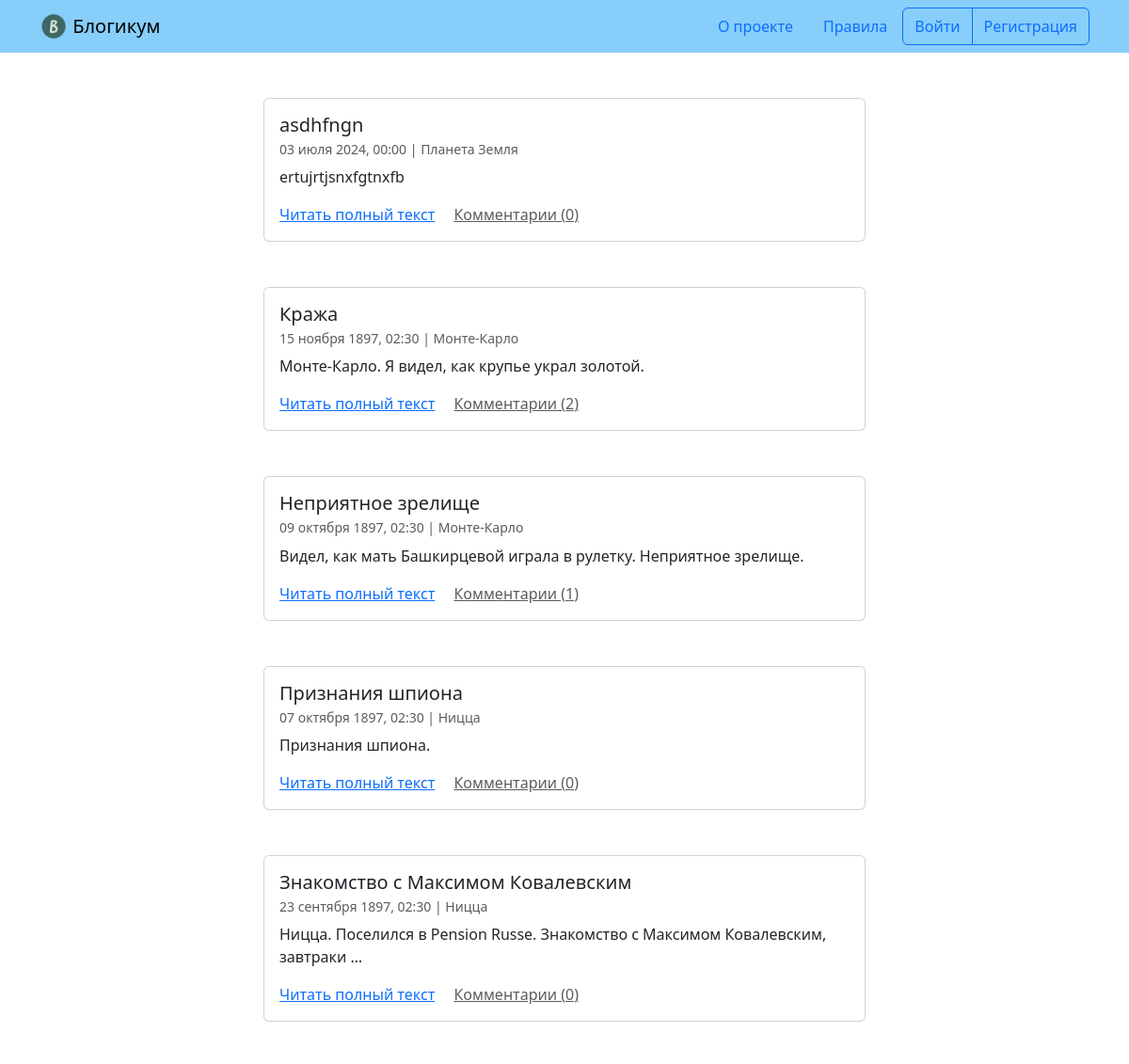
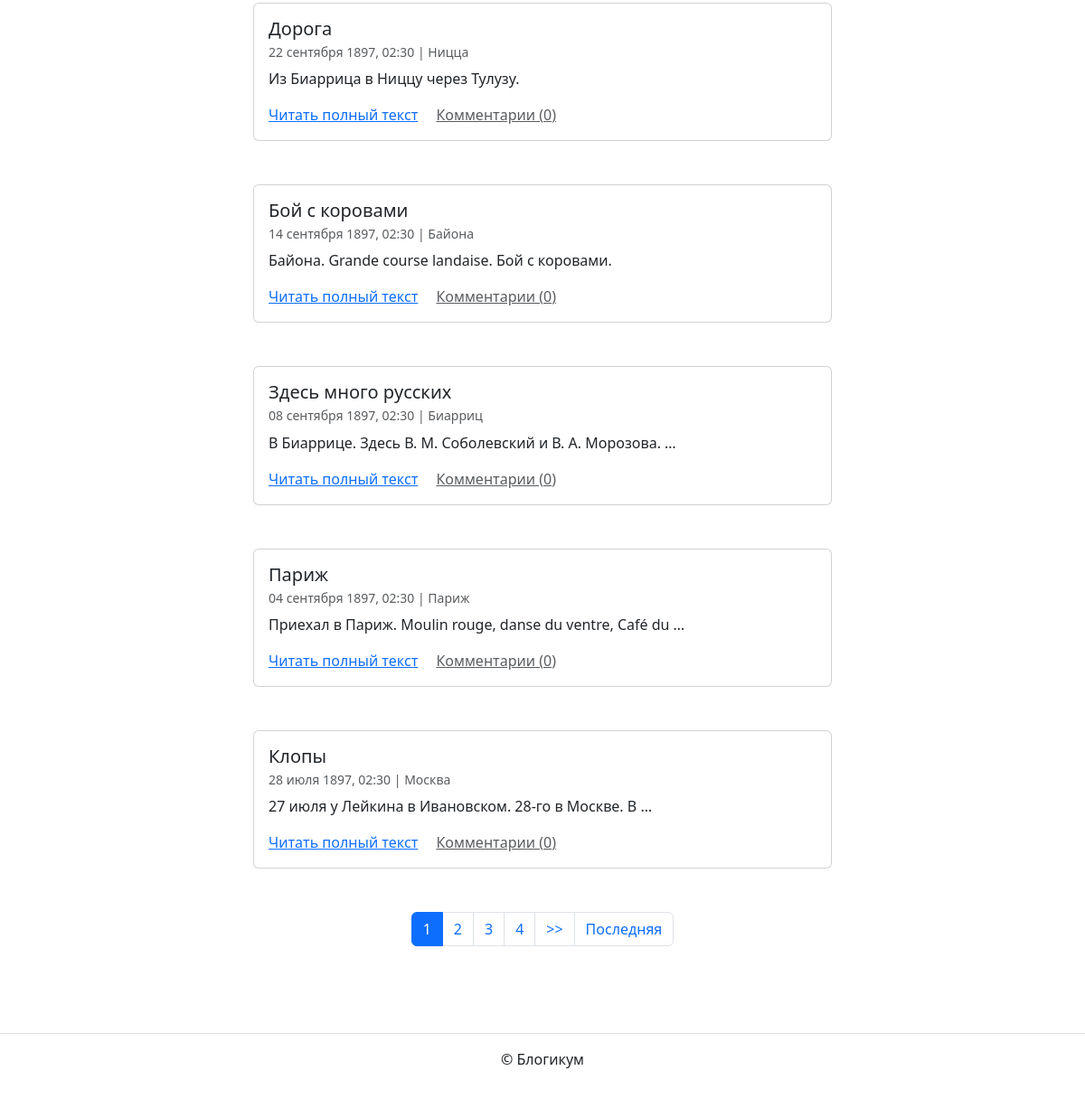
The page / on the database its author committed (2 pictures, top to bottom).
### blog/models.py (models this page shows, shortened)
class BaseModel(models.Model):
    is_published = models.BooleanField(
        default=True,
        verbose_name='Опубликовано',
        help_text='Снимите галочку, чтобы скрыть публикацию.'
    )
    created_at = models.DateTimeField(
        'Добавлено',
        auto_now_add=True,
    )
    class Meta:
        abstract = True
        ordering = ('-created_at', )

class Post(BaseModel):
    title = models.CharField(
        'Заголовок',
        max_length=settings.MAX_FIELD_LENGTH
    )
    text = models.TextField('Текст')
    pub_date = models.DateTimeField(
        'Дата и время публикации',
        help_text=('Если установить дату и время в будущем'
                   ' — можно делать отложенные публикации.')
    )
    author = models.ForeignKey(
        User,
        on_delete=models.CASCADE,
        verbose_name='Автор публикации'
    )
    location = models.ForeignKey(
        Location,
        on_delete=models.SET_NULL,
        null=True,
        blank=True,
        verbose_name='Местоположение'
    )
    category = models.ForeignKey(
        Category,
        on_delete=models.SET_NULL,
        null=True,
        verbose_name='Категория'
    )
    image = models.ImageField(
        'Фотография',
        upload_to='post_photo',
        blank=True,
    )
    objects = PostQuerySet.as_manager()
    published = PostManager()
    class Meta:
        default_related_name = 'posts'
        ordering = ('-pub_date', )
        verbose_name = 'публикация'
        verbose_name_plural = 'Публикации'

class Location(BaseModel):
    name = models.CharField(
        'Название места',
        max_length=settings.MAX_FIELD_LENGTH
    )
    class Meta:
        verbose_name = 'местоположение'
        verbose_name_plural = 'Местоположения'

### blog/views.py (the view)
# urls.py: path('', views.PostListView.as_view(), name='index'),
class PostListView(ListView):
    model = Post
    queryset = Post.published
    template_name = 'blog/index.html'
    ordering = '-pub_date'
    paginate_by = 10

### blog/models.py (called while the page is built)
    def with_related_data(self):
        return self.select_related(
            'author', 'location', 'category'
        )

    def published(self):
        return self.filter(
            models.Q(pub_date__lte=timezone.now())
            & models.Q(is_published=True)
            & models.Q(category__is_published=True)
        )

    def comment_count(self):
        return self.annotate(
            comment_count=Count('comments')
        )

    def get_queryset(self):
        return (
            PostQuerySet(self.model)
            .with_related_data()
            .published()
            .comment_count()
        )

### templates/blog/index.html (shortened to what this page needs)
{% extends "base.html" %}
{% block content %}
  {% for post in page_obj %}
    <article class="mb-5">
      {% include "includes/post_card.html" %}
    </article>
  {% endfor %}
  {% include "includes/paginator.html" %}
{% endblock %}

### templates/includes/post_card.html (shortened to what this page needs)
<div class="col d-flex justify-content-center">
  <div class="card" style="width: 40rem;">
    <div class="card-body">
      <h5 class="card-title">{{ post.title }}</h5>
      <h6 class="card-subtitle mb-2 text-muted">
        <small>
          {{ post.pub_date|date:"d E Y, H:i" }} | {% if post.location and post.location.is_published %}{{ post.location.name }}{% else %}Планета Земля{% endif %}<br>
        </small>
      </h6>
      <p class="card-text">{{ post.text|truncatewords:10 }}</p>
      <a href="{% url 'blog:post_detail' post.id %}" class="card-link">Читать полный текст</a>
      <a href="{% url 'blog:post_detail' post.id %}" class="card-link text-muted">Комментарии ({{ post.comment_count }})</a>
    </div>
  </div>
</div>

### rows shown on the page
Post: title "asdhfngn", pub_date "03 июля 2024, 00:00", shows "Планета Земля", text "ertujrtjsnxfgtnxfb", comment_count "0"
Post: title "Кража", pub_date "15 ноября 1897, 02:30", location.name "Монте-Карло", text "Монте-Карло. Я видел, как крупье украл золотой.", comment_count "2"
Post: title "Неприятное зрелище", pub_date "09 октября 1897, 02:30", location.name "Монте-Карло", text "Видел, как мать Башкирцевой играла в рулетку. Неприятное зрелище.", comment_count "1"
Post: title "Признания шпиона", pub_date "07 октября 1897, 02:30", location.name "Ницца", text "Признания шпиона.", comment_count "0"
Post: title "Знакомство с Максимом Ковалевским", pub_date "23 сентября 1897, 02:30", location.name "Ницца", text "Ницца. Поселился в Pension Russe. Знакомство с Максимом Ковалевским, завтраки …", comment_count "0"
Post: title "Дорога", pub_date "22 сентября 1897, 02:30", location.name "Ницца", text "Из Биаррица в Ниццу через Тулузу.", comment_count "0"
Post: title "Бой с коровами", pub_date "14 сентября 1897, 02:30", location.name "Байона", text "Байона. Grande course landaise. Бой с коровами.", comment_count "0"
Post: title "Здесь много русских", pub_date "08 сентября 1897, 02:30", location.name "Биарриц", text "В Биаррице. Здесь В. М. Соболевский и В. А. Морозова. …", comment_count "0"
Post: title "Париж", pub_date "04 сентября 1897, 02:30", location.name "Париж", text "Приехал в Париж. Moulin rouge, danse du ventre, Café du …", comment_count "0"
Post: title "Клопы", pub_date "28 июля 1897, 02:30", location.name "Москва", text "27 июля у Лейкина в Ивановском. 28-го в Москве. В …", comment_count "0"

### other values the page prints
{{ i }} "1"
{{ i }} "2" "3" "4"
